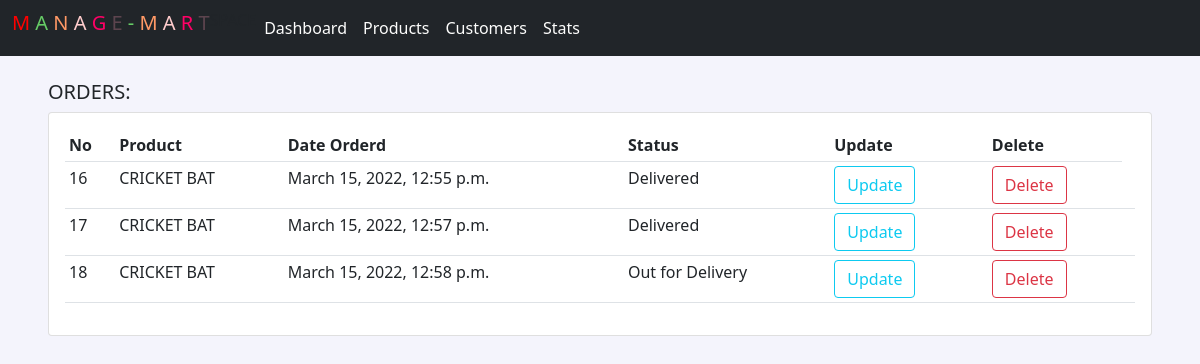
The page / on the database its author committed.
### accounts/models.py (models this page shows, shortened)
class Order(models.Model):
   STATUS=(
          ('Pending','Pending'),
          ('Out for Delivery','Out for Delivery'),
          ('Delivered','Delivered'),
          )
   customer=models.ForeignKey(Customer ,null=True, on_delete=models.SET_NULL)
   product=models.ForeignKey(Product ,null=True, on_delete=models.SET_NULL)
   date_created=models.DateTimeField(auto_now_add=True, null=True)
   status=models.CharField(max_length=200 , null=True, choices=STATUS)

class Product(models.Model):
    CATEGORY=(
              ('Indoor','Indoor'),
              ('Out Door','Out Door'),
              ('Electronic','Electronic'),
              )
    name=models.CharField(max_length=200 , null=True)
    price=models.FloatField(null=True)
    category=models.CharField(max_length=200 , null=True, choices=CATEGORY)
    description=models.CharField(max_length=200 , null=True , blank=True)
    date_created=models.DateTimeField(auto_now_add=True, null=True)
    def __str__(self):
      return self.name

### accounts/views.py (the view)
# urls.py: path('',views.dashboard,name='dashboard'),
def dashboard(request):
    orders=Order.objects.all()
    products=Product.objects.all()
    context={'ord':orders,}
    return render(request,'accounts/dashboard.html',context)

### accounts/templates/accounts/dashboard.html (shortened to what this page needs)
{% extends 'accounts/main.html' %}
{% block content %}
  <br>
	<div class="col-md mx-5">
		<h5>ORDERS:</h5>
		<div class="card card-body my-2" >
			<table class="table table-sm">
				<tr>
					<th>No</th>
					<th>Product</th>
					<th>Date Orderd</th>
					<th>Status</th>
					<th>Update</th>
					<th></th>
					<th>Delete</th>
				</tr>
				{% for order in ord %}
				<tr>
					<td>{{order.id}}</td>
					<td>{{order.product}}</td>
					<td>{{order.date_created}}</td>
					<td>{{order.status}}</td>
					<td><a type="button" class="btn btn-outline-info" href="{% url 'update_form_' order.id%}">Update</a><td>
					<td><a type="button" class="btn btn-outline-danger" href="{% url 'delete_order' order.id%}">Delete</a><td>
				</tr>
				{% endfor %}
			</table>
		</div>
	</div>
{% endblock %}

### static/css/main.css (style rules this page uses)
body { background-color:#f4f4fc; }

### rows shown on the page
Order: id "16", product "CRICKET BAT", date_created "March 15, 2022, 12:55 p.m.", status "Delivered"
Order: id "17", product "CRICKET BAT", date_created "March 15, 2022, 12:57 p.m.", status "Delivered"
Order: id "18", product "CRICKET BAT", date_created "March 15, 2022, 12:58 p.m.", status "Out for Delivery"
